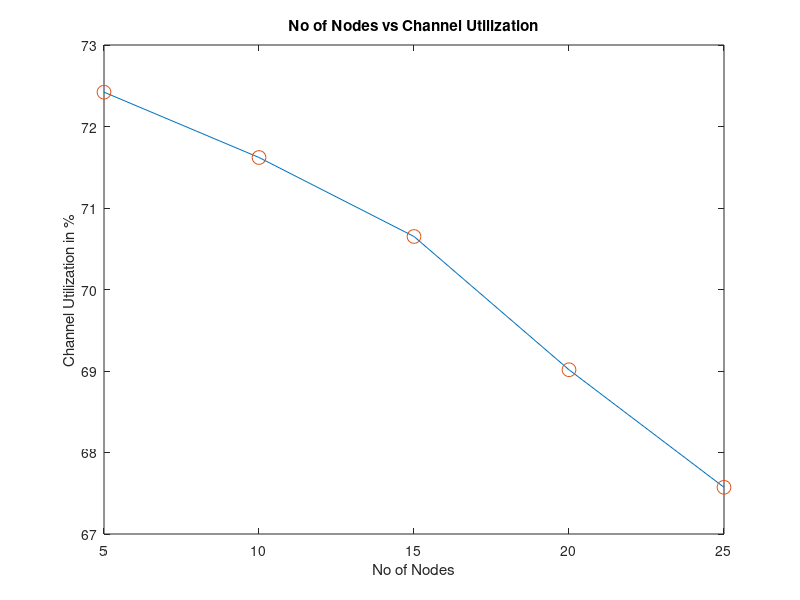

The MATLAB script that drew this image:
Node5=[1448.98 1448 1449.04 1448.29 1448.11 1448.41 1448.72 1449.04 1447.33 1448.37];
Mean5=mean(Node5,2);
sum=0;
for i=1:10
    sum=sum+(Node5(i)-Mean5)^2;
end
StandardDeviation5=sqrt(sum/10);
ConfidenceInterval5=[Mean5-2.262*(StandardDeviation5/sqrt(10)) Mean5+2.262*StandardDeviation5/sqrt(10)];
Node10=[1435.22 1429.3 1433.77 1427.97 1431.35 1435.57 1431.62 1436.72 1432.08 1430.33];
Mean10=mean(Node10,2);
sum=0;
for i=1:10
    sum=sum+(Node10(i)-Mean10)^2;
end
StandardDeviation10=sqrt(sum/10);
ConfidenceInterval10=[Mean10-2.262*(StandardDeviation10/sqrt(10)) Mean10+2.262*(StandardDeviation10/sqrt(10))];
Node15=[1419.58 1414.72 1410.96 1409.63 1413.32 1421.1 1413.79 1401.61 1413.08 1412.29];
Mean15=mean(Node15,2);
sum=0;
for i=1:10
    sum=sum+(Node15(i)-Mean15)^2;
end
StandardDeviation15=sqrt(sum/10);
ConfidenceInterval15=[Mean15-2.262*(StandardDeviation15/sqrt(10)) Mean15+2.262*(StandardDeviation15/sqrt(10))];
Node20=[1375.95 1397.19 1386.81 1373.16 1380.92 1360.14 1399.07 1363.16 1376.09 1390.57];
Mean20=mean(Node20,2);
sum=0;
for i=1:10
    sum=sum+(Node20(i)-Mean20)^2;
end
StandardDeviation20=sqrt(sum/10);
ConfidenceInterval20=[Mean20-2.262*(StandardDeviation20/sqrt(10)) Mean20+2.262*(StandardDeviation20/sqrt(10))];
Node25=[1349.65 1342.15 1338.33 1325.19 1367.69 1367.99 1374.35 1337.97 1368.28 1343.03];
Mean25=mean(Node25,2);
sum=0;
for i=1:10
    sum=sum+(Node25(i)-Mean25)^2;
end
StandardDeviation25=sqrt(sum/10);
ConfidenceInterval25=[Mean25-2.262*(StandardDeviation25/sqrt(10)) Mean25+2.262*(StandardDeviation25/sqrt(10))];
ChannelUtilization= (100/(2*1000))*[Mean5 Mean10 Mean15 Mean20 Mean25];
NoOfNodes=[5 10 15 20 25];
figure
plot(NoOfNodes,ChannelUtilization);
hold on;
plot(NoOfNodes,ChannelUtilization,'o','MarkerSize',10);
title('No of Nodes vs Channel Utilization');
xlabel('No of Nodes');
ylabel('Channel Utilization in %');